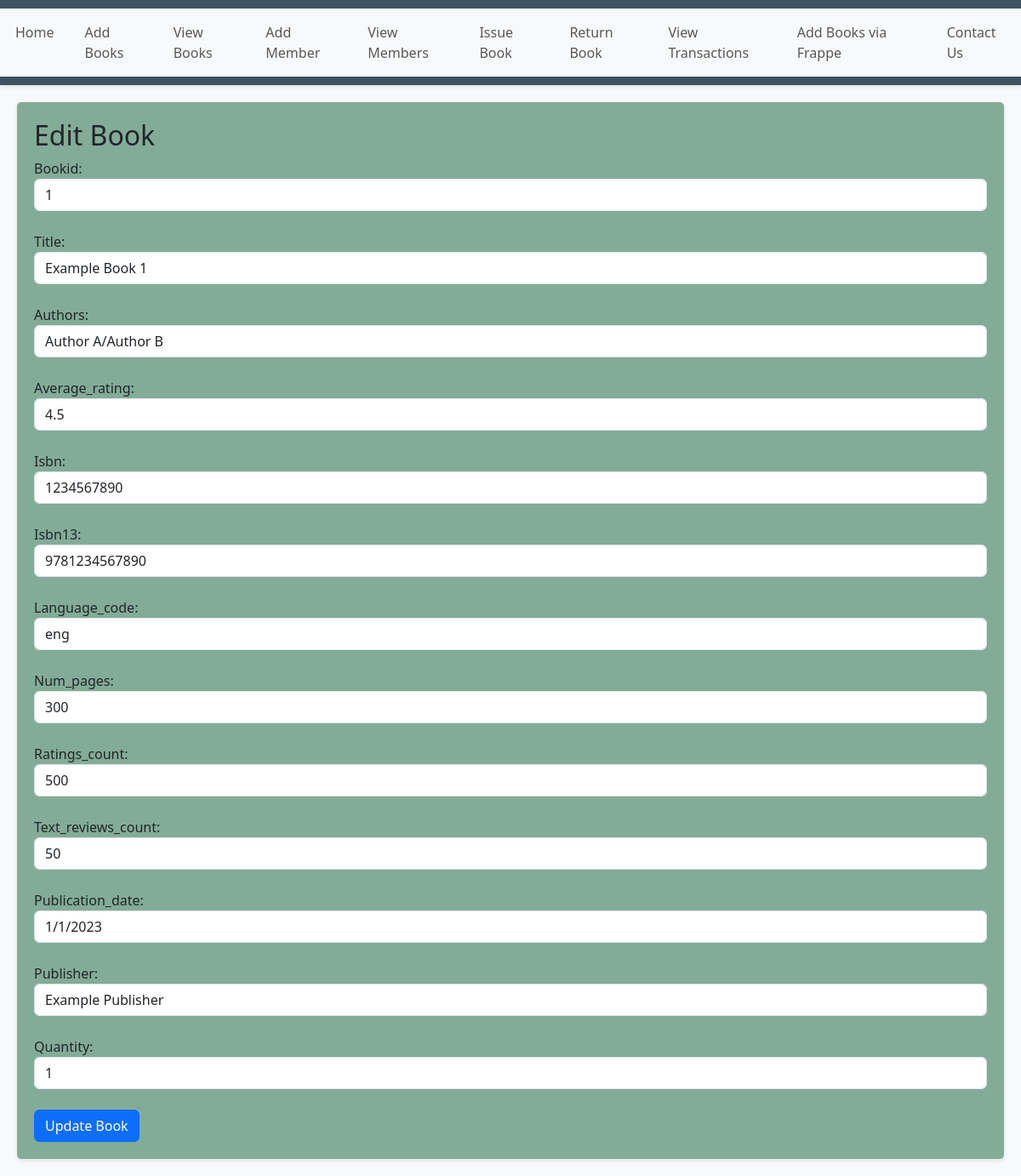
The app's page /edit_book/1 with its own data.
### tables this page shows
CREATE TABLE "books" (
    "bookID" INTEGER PRIMARY KEY AUTOINCREMENT,
    "title" TEXT,
    "authors" TEXT,
    "average_rating" REAL,
    "isbn" TEXT,
    "isbn13" TEXT,
    "language_code" TEXT,
    "num_pages" INTEGER,
    "ratings_count" INTEGER,
    "text_reviews_count" INTEGER,
    "publication_date" TEXT,
    "publisher" TEXT,
    "quantity" INTEGER DEFAULT 1
);

### app.py (the view, shortened to what this page needs)
@app.route('/edit_book/<int:bookID>', methods=['GET', 'POST'])
def edit_book(bookID):
    conn = get_db()
    cur = conn.cursor()
    cur.execute('SELECT * FROM books WHERE bookID = ?', (bookID,))
    book = cur.fetchone()
    conn.close()
    return render_template('editbook.html', book=book)

### app.py (called while the page is built)
def get_db():
    db = getattr(g, '_database', None)
    if db is None:
        db = g._database = sqlite3.connect(DATABASE)
        db.row_factory = sqlite3.Row
    return db

@app.teardown_appcontext
def close_connection(exception):
    db = getattr(g, '_database', None)
    if db is not None:
        db.close()

### templates/editbook.html
{% extends 'layout.html' %}
{% block content %}
    <h2>Edit Book</h2>
    <form method="POST" action="{{ url_for('edit_book', bookID=book['bookID']) }}">
        {% for key in book.keys() %}
        <label for="{{ key }}">{{ key|capitalize }}:</label>
        {% if key == 'bookID' %}
            <input type="text" class="form-control" name="{{ key }}" value="{{ book[key] }}" readonly><br>
        {% else %}
            <input type="text" class="form-control" name="{{ key }}" value="{{ book[key] }}"><br>
        {% endif %}
        {% endfor %}
        <button type="submit" class="btn btn-primary">Update Book</button>
    </form>
{% endblock %}

### templates/layout.html (style rules this page uses)
body { background-color: #f8f9fa; }

### records on screen
books: bookID "1", title "Example Book 1" "Author A/Author B" "4.5" "1234567890" "9781234567890" "eng" "300" "500" "50" "1/1/2023" "Example Publisher" "1"

### other values on screen
{{ key|capitalize }} "Bookid" "Title" "Authors" "Average_rating" "Isbn" "Isbn13" "Language_code" "Num_pages" "Ratings_count" "Text_reviews_count" "Publication_date" "Publisher" "Quantity"
